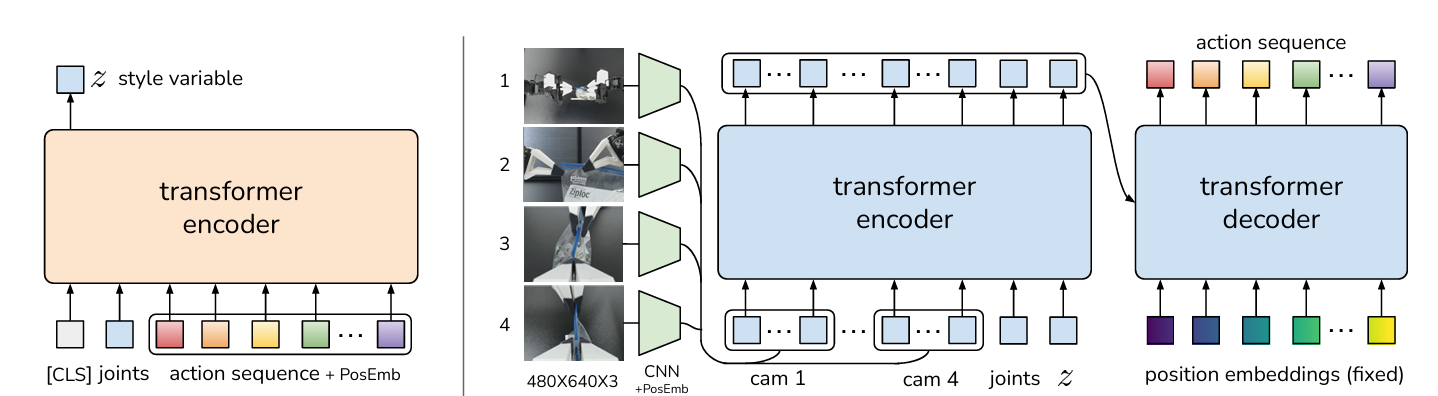
#> input picture media/so101/ACT/ACT.png, 1438 x 396 px, given in place of the camera
$ python compare_images.py
#> lines starting #> are read from the running program, lines starting #| are printed output that depends on the picture
"""
对比 lerobot-find-cameras 保存的图片与实时捕获的帧。
使用 PIL 读取（兼容中文路径），使用 cv2 实时捕获。
"""
import time
import os
import platform
import numpy as np
import cv2
from PIL import Image
from pathlib import Path

if platform.system() == "Windows":
    os.environ["OPENCV_VIDEOIO_MSMF_ENABLE_HW_TRANSFORMS"] = "0"

CAPTURED_DIR = Path("c:/Users/yangj/Desktop/YANG Jingyuan/其他/lerobot/outputs/captured_images")

def analyze_image(img, label):
    if len(img.shape) == 3:
        gray = cv2.cvtColor(img, cv2.COLOR_RGB2GRAY)
    else:
        gray = img
    return {
        "label": label,
        "shape": img.shape,
        "mean": float(img.mean()),
        "std": float(img.std()),
        "min": int(img.min()),
        "max": int(img.max()),
    }

def print_stats(stats):
    print(f"  {stats['label']}:")
    print(f"    shape={stats['shape']}, mean={stats['mean']:.2f}, std={stats['std']:.2f}, "
          f"min={stats['min']}, max={stats['max']}")

print("=" * 60)
print("图片对比分析")
print(f"时间: {time.strftime('%Y-%m-%d %H:%M:%S')}")
print("=" * 60)

# 1. 用 PIL 读取保存的图片（兼容中文路径）
print("\n--- 保存的图片 (lerobot-find-cameras 输出) ---")
saved_images = {}
for f in sorted(CAPTURED_DIR.glob("*.png")):
    try:
        img_pil = Image.open(f)
        img = np.array(img_pil)
        stats = analyze_image(img, f.name)
        print_stats(stats)
        saved_images[f.stem] = img
    except Exception as e:
        print(f"  {f.name}: 读取失败 - {e}")

# 2. 实时捕获
print("\n--- 实时捕获 ---")
live_images = {}
for idx in [0, 1, 2]:
    cap = cv2.VideoCapture(idx)
    if cap.isOpened():
        for _ in range(10):
            cap.read()
            time.sleep(0.02)
#> this loop made 10 passes
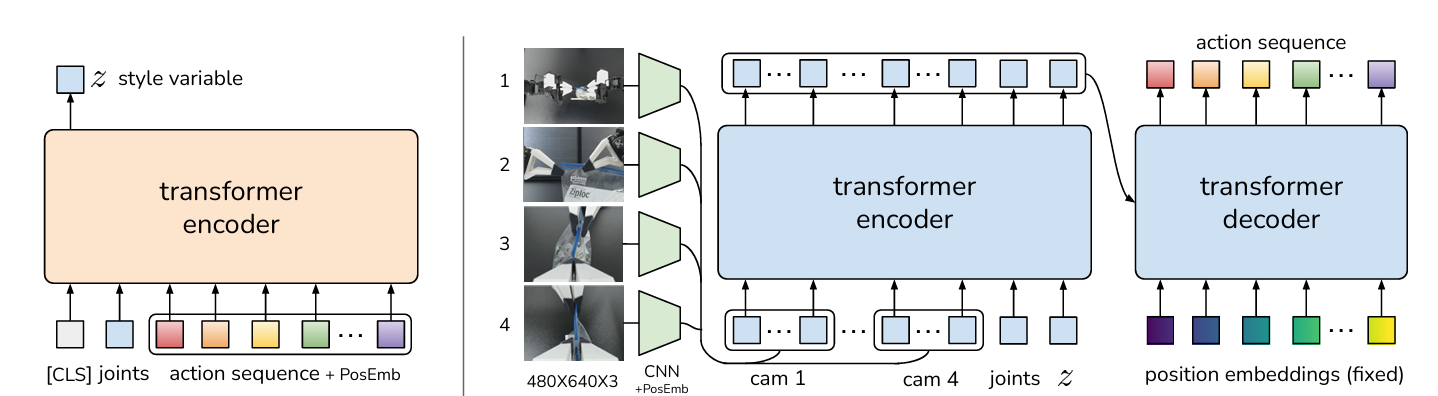
#> input picture media/so101/ACT/ACT.png, 1438 x 396 px, given in place of the camera
        ret, frame = cap.read()
#> frame is the input picture: shape (396, 1438, 3); mean B, G, R 226.2, 225.7, 224.2
        if ret:
            frame_rgb = cv2.cvtColor(frame, cv2.COLOR_BGR2RGB)
            stats = analyze_image(frame_rgb, f"live_camera_{idx}")
#> in analyze_image, `gray = cv2.cvtColor(img, cv2.COLOR_RGB2GRAY)`:
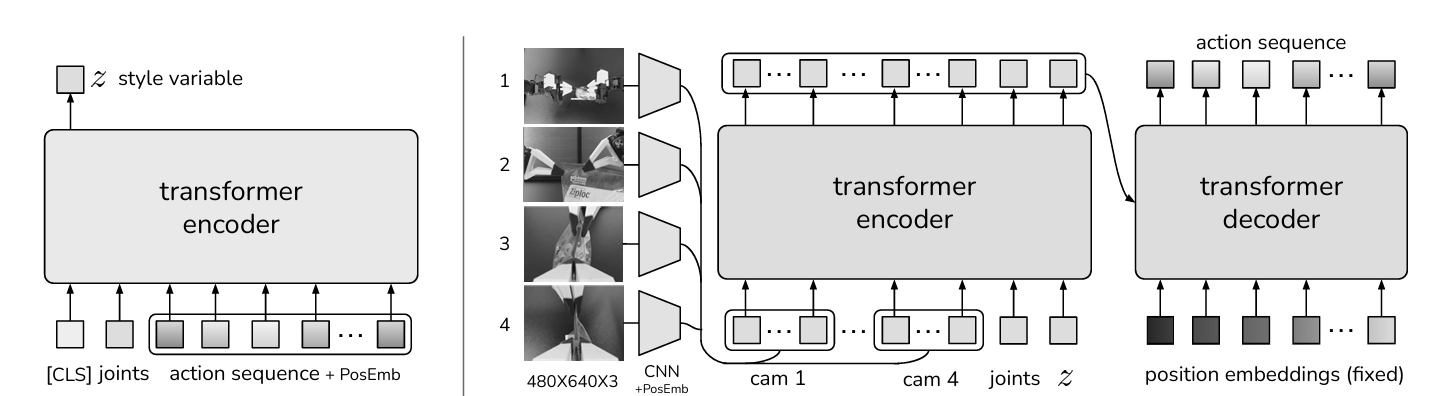
#> gray: shape (396, 1438); min 0, max 255, mean 225.3
#> stats = {'label': 'live_camera_0', 'shape': (396, 1438, 3), 'mean': 225.4, 'std': 58.25, 'min': 0, 'max': 255}
            print_stats(stats)
#|   live_camera_0:
#|     shape=(396, 1438, 3), mean=225.36, std=58.25, min=0, max=255
            live_images[idx] = frame_rgb
    cap.release()
    time.sleep(0.1)

# 3. 对比
print("\n--- 对比结果 ---")
for idx in [0, 1, 2]:
    saved_key = f"opencv_{idx}"
    if saved_key in saved_images and idx in live_images:
        saved = saved_images[saved_key]
        live = live_images[idx]

        if saved.shape != live.shape:
            print(f"\n  摄像头 #{idx}: 尺寸不同! saved={saved.shape}, live={live.shape}")
            live_resized = cv2.resize(live, (saved.shape[1], saved.shape[0]))
        else:
            live_resized = live

        diff = cv2.absdiff(saved, live_resized)
        max_diff = int(diff.max())
        mean_diff = float(diff.mean())
        diff_pixels = int((diff.sum(axis=2) > 10).sum())
        total_pixels = saved.shape[0] * saved.shape[1]
        diff_percent = diff_pixels / total_pixels * 100

        print(f"\n  摄像头 #{idx}:")
        print(f"    保存图片: mean={saved.mean():.2f}, std={saved.std():.2f}")
        print(f"    实时画面: mean={live_resized.mean():.2f}, std={live_resized.std():.2f}")
        print(f"    最大像素差异: {max_diff}")
        print(f"    平均像素差异: {mean_diff:.4f}")
        print(f"    差异像素占比: {diff_percent:.1f}%")

        if max_diff == 0:
            print(f"    🚨 完全相同！保存的图片 = 实时画面（同一缓存帧）")
        elif diff_percent > 50:
            print(f"    ✅ 差异很大 — 保存的图片和实时画面完全不同（图片是旧的）")
        elif diff_percent > 20:
            print(f"    ℹ️ 有明显差异 — 可能是不同时刻的同一场景")
        else:
            print(f"    ℹ️ 差异较小 — 同一场景不同时刻（正常，如果场景静态）")

print("\n" + "=" * 60)
